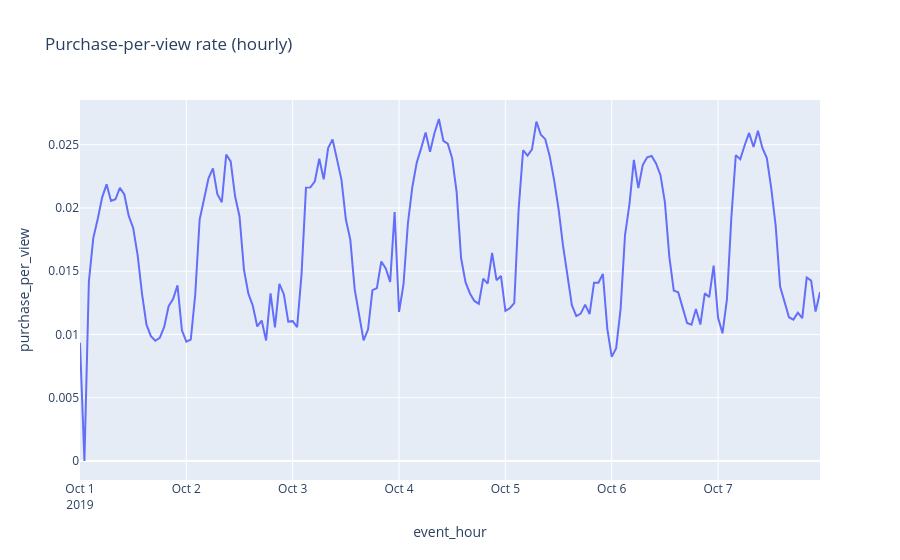

The cell this chart's notebook holds for it:
### Markdown cell above
## Step 9/9 — Visuals

**What this does**: Pulls a week of hourly data from `hourly_funnel` and plots `purchase_per_view` over time.

**Why we do it**: This is a final end-to-end validation. If the pipeline is correct, the metric should be non-zero, bounded, and show realistic variation.

**What to look for in the output (and how to interpret it)**:
- `purchase_per_view` should be a **small fraction** (typically well below 0.1).
- If the line is **all zeros**, it usually means the table is empty or the purchase count is missing.
- If values exceed **1.0**, something is wrong with the denominator or aggregation logic.

**Common issues + fixes**:
- **Table missing/empty**: rerun Step 5 (hourly_funnel + MV + backfill).
- **Weird spikes**: check for hours with very low `views` (small denominators amplify noise).

### Code cell
print("Step 9/9: Final visuals")

df_hour = ch_df(
    client,
    """
    SELECT event_hour, views, carts, purchases,
           purchases / nullIf(views,0) AS purchase_per_view
    FROM hourly_funnel
    ORDER BY event_hour
    LIMIT 24*7
    """,
    ["event_hour","views","carts","purchases","purchase_per_view"],
)

fig = px.line(df_hour, x="event_hour", y="purchase_per_view", title="Purchase-per-view rate (hourly)")
fig.show()

print("Done. Next: run clickhouse.example.ipynb to train models on training_sessions_n5.")

### Figure 1 — Plotly figure (JSON) as saved in the notebook; plotly's stock layout.template omitted (floating-point values rounded to 4 significant figures; data arrays with more than 128 entries replaced by an {"elided": "..."} marker saying what was removed)
{"data": [{"hovertemplate": "event_hour=%{x}<br>purchase_per_view=%{y}<extra></extra>", "legendgroup": "", "line": {"color": "#636efa", "dash": "solid"}, "marker": {"symbol": "circle"}, "mode": "lines", "name": "", "orientation": "v", "showlegend": false, "type": "scatter", "x": {"elided": "168 str values"}, "xaxis": "x", "y": {"elided": "168 float values"}, "yaxis": "y"}], "layout": {"legend": {"tracegroupgap": 0}, "title": {"text": "Purchase-per-view rate (hourly)"}, "xaxis": {"anchor": "y", "domain": [0, 1], "title": {"text": "event_hour"}}, "yaxis": {"anchor": "x", "domain": [0, 1], "title": {"text": "purchase_per_view"}}}}
